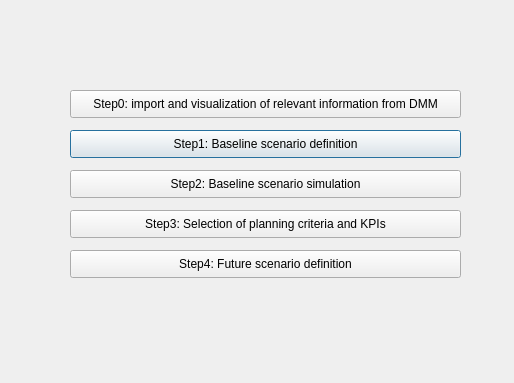
<?xml version="1.0" encoding="UTF-8"?>
<ui version="4.0">
 <class>PlanningModuleDialogBase</class>
 <widget class="QDialog" name="PlanningModuleDialogBase">
  <property name="geometry">
   <rect>
    <x>0</x>
    <y>0</y>
    <width>514</width>
    <height>383</height>
   </rect>
  </property>
  <property name="windowTitle">
   <string>District Workflow</string>
  </property>
  <widget class="QPushButton" name="step1btn">
   <property name="geometry">
    <rect>
     <x>70</x>
     <y>130</y>
     <width>391</width>
     <height>28</height>
    </rect>
   </property>
   <property name="text">
    <string>Step1: Baseline scenario definition</string>
   </property>
  </widget>
  <widget class="QPushButton" name="step2btn">
   <property name="geometry">
    <rect>
     <x>70</x>
     <y>170</y>
     <width>391</width>
     <height>28</height>
    </rect>
   </property>
   <property name="text">
    <string>Step2: Baseline scenario simulation</string>
   </property>
  </widget>
  <widget class="QPushButton" name="step0btn">
   <property name="geometry">
    <rect>
     <x>70</x>
     <y>90</y>
     <width>391</width>
     <height>28</height>
    </rect>
   </property>
   <property name="text">
    <string>Step0: import and visualization of relevant information from DMM</string>
   </property>
  </widget>
  <widget class="QPushButton" name="step3btn">
   <property name="geometry">
    <rect>
     <x>70</x>
     <y>210</y>
     <width>391</width>
     <height>28</height>
    </rect>
   </property>
   <property name="text">
    <string>Step3: Selection of planning criteria and KPIs</string>
   </property>
  </widget>
  <widget class="QPushButton" name="step4btn">
   <property name="geometry">
    <rect>
     <x>70</x>
     <y>250</y>
     <width>391</width>
     <height>28</height>
    </rect>
   </property>
   <property name="text">
    <string>Step4: Future scenario definition</string>
   </property>
  </widget>
  <widget class="QLabel" name="label">
   <property name="geometry">
    <rect>
     <x>20</x>
     <y>20</y>
     <width>171</width>
     <height>41</height>
    </rect>
   </property>
   <property name="text">
    <string/>
   </property>
   <property name="pixmap">
    <pixmap resource="resources.qrc">:/plugins/planning_and_simulation_modules/PlanHeatPrincipal.png</pixmap>
   </property>
   <property name="scaledContents">
    <bool>true</bool>
   </property>
  </widget>
 </widget>
 <resources/>
 <connections/>
</ui>
